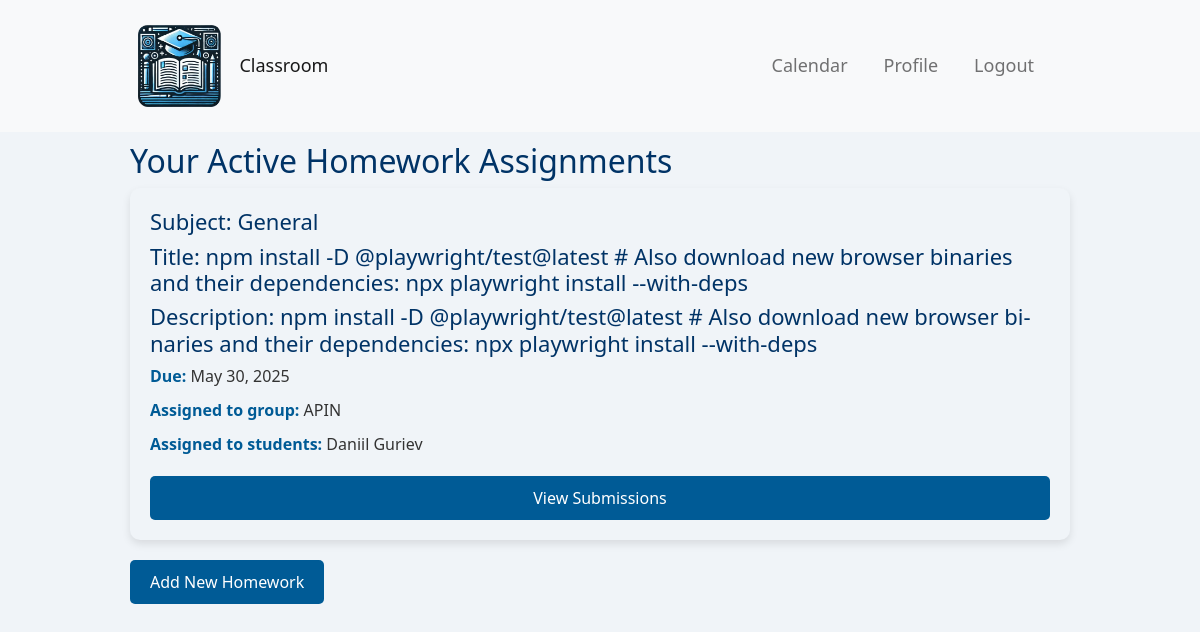
Page /teacher/dashboard/ (signed in) on the earlier database version.
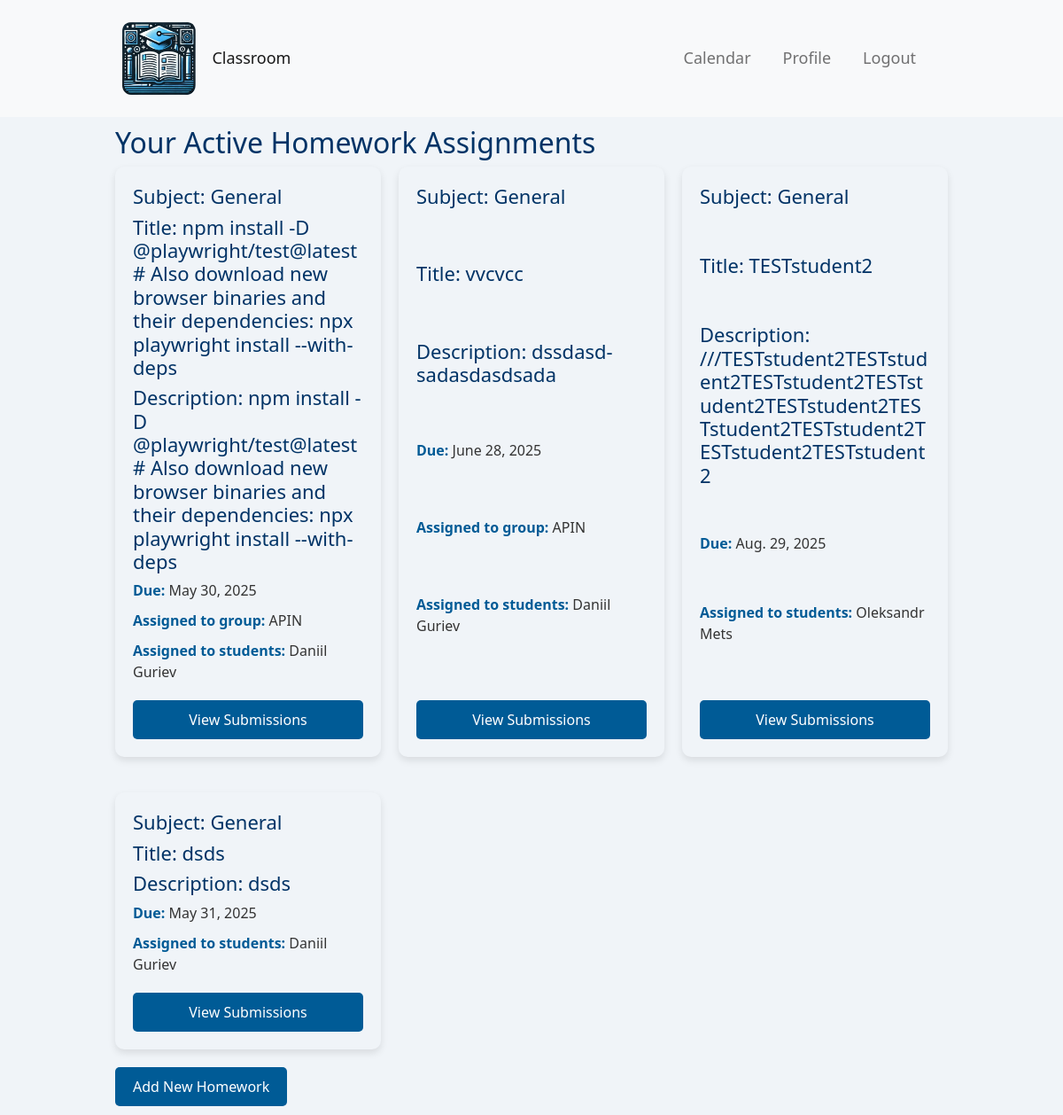
Same page on the later database version.
### polls/models.py (models this page shows, shortened)
class Homework(models.Model):
    subject = models.ForeignKey(Subject, on_delete=models.CASCADE, default=get_default_subject)
    title = models.CharField(max_length=200)
    description = models.TextField()
    assigned_date = models.DateField(default=timezone.now)
    due_date = models.DateField()
    file = models.FileField(upload_to='homework_files/', null=True, blank=True)
    teacher = models.ForeignKey(settings.AUTH_USER_MODEL, on_delete=models.CASCADE, related_name='homeworks')
    students = models.ManyToManyField(settings.AUTH_USER_MODEL, related_name='homework_assigned', blank=True)
    group = models.ForeignKey(Group, on_delete=models.SET_NULL, null=True, blank=True, related_name="homeworks")

class Subject(models.Model):
    name = models.CharField(max_length=100)
    def __str__(self):
        return self.name

class Group(models.Model):
    name = models.CharField(max_length=200)
    description = models.TextField(null=True, blank=True)

class CustomUser(AbstractUser):
    is_student = models.BooleanField(default=False)
    is_teacher = models.BooleanField(default=False)
    age = models.IntegerField(null=True, blank=True)  # Add age field here
    profile_picture = models.ImageField(upload_to='profile_pictures/', null=True, blank=True)
    bio = models.TextField(null=True, blank=True)
    group = models.ForeignKey(Group, on_delete=models.SET_NULL, null=True, blank=True, related_name="members")

### polls/views.py (the view)
# urls.py: path('teacher/dashboard/', polls.views.teacher_dashboard, name='teacher_dashboard'),
@login_required
def teacher_dashboard(request):
    if not request.user.is_teacher:
        return redirect('student_dashboard')
    homeworks = Homework.objects.filter(teacher=request.user)
    context = {
        'homeworks': homeworks,
    }
    return render(request, 'teacher_dashboard.html', context)

### templates/teacher_dashboard.html
{% extends 'base.html' %}
{% block content %}
<h2>Your Active Homework Assignments</h2>
<div class="assignment-list">
    {% for homework in homeworks %}
    <div class="assignment-block">
        <h3>Subject: {{ homework.subject }}</h3>
        <h3>Title: {{ homework.title }}</h3>
        <h3>Description: {{ homework.description|truncatewords:20 }}</h3>
        <p><strong>Due:</strong> {{ homework.due_date }}</p>
        {% if homework.group %}
            <p><strong>Assigned to group:</strong> {{ homework.group.name }}</p>
        {% endif %}
        {% if homework.students.all %}
            <p><strong>Assigned to students:</strong>
                {% for student in homework.students.all %}
                    {{ student.get_full_name }}{% if not forloop.last %}, {% endif %}
                {% endfor %}
            </p>
        {% endif %}
        <a href="{% url 'view_submissions' homework.id %}" class="btn btn-primary">View Submissions</a>
    </div>
    {% endfor %}
</div>
<a href="{% url 'add_homework' %}" class="btn btn-success">Add New Homework</a>
{% endblock %}

Differences in the rows shown:
added Homework: subject "General", title "vvcvcc", description "dssdasdsadasdasdsada", due_date "June 28, 2025", group.name "APIN", CustomUser (get_full_name "Daniil Guriev")
added Homework: subject "General", title "TESTstudent2", description "///TESTstudent2TESTstudent2TESTstudent2TESTstudent2TESTstudent2TESTstudent2TESTstudent2TESTstudent2TESTstudent2", due_date "Aug. 29, 2025"
added CustomUser: get_full_name "Oleksandr Mets", shown under "General"
added Homework: subject "General", title "dsds", description "dsds", due_date "May 31, 2025", CustomUser (get_full_name "Daniil Guriev")
